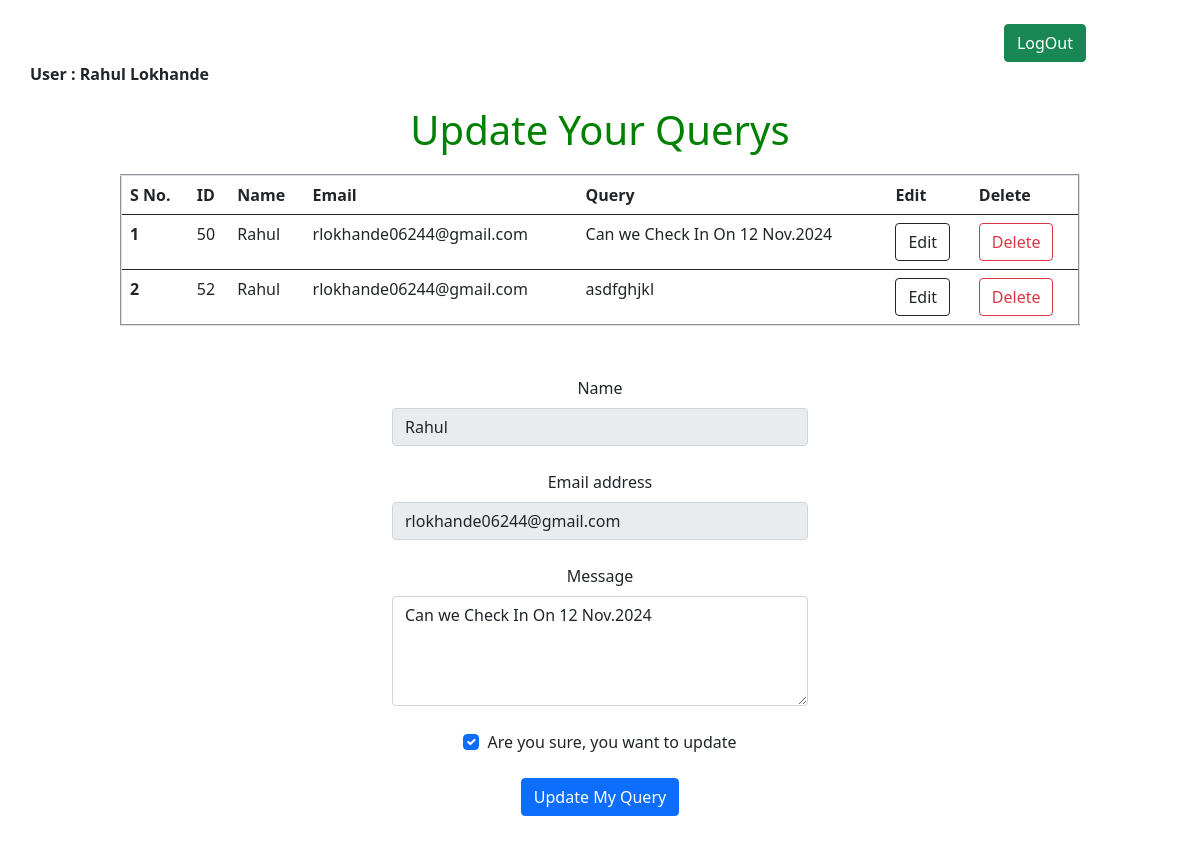
Page /edit/50 on the earlier database version.
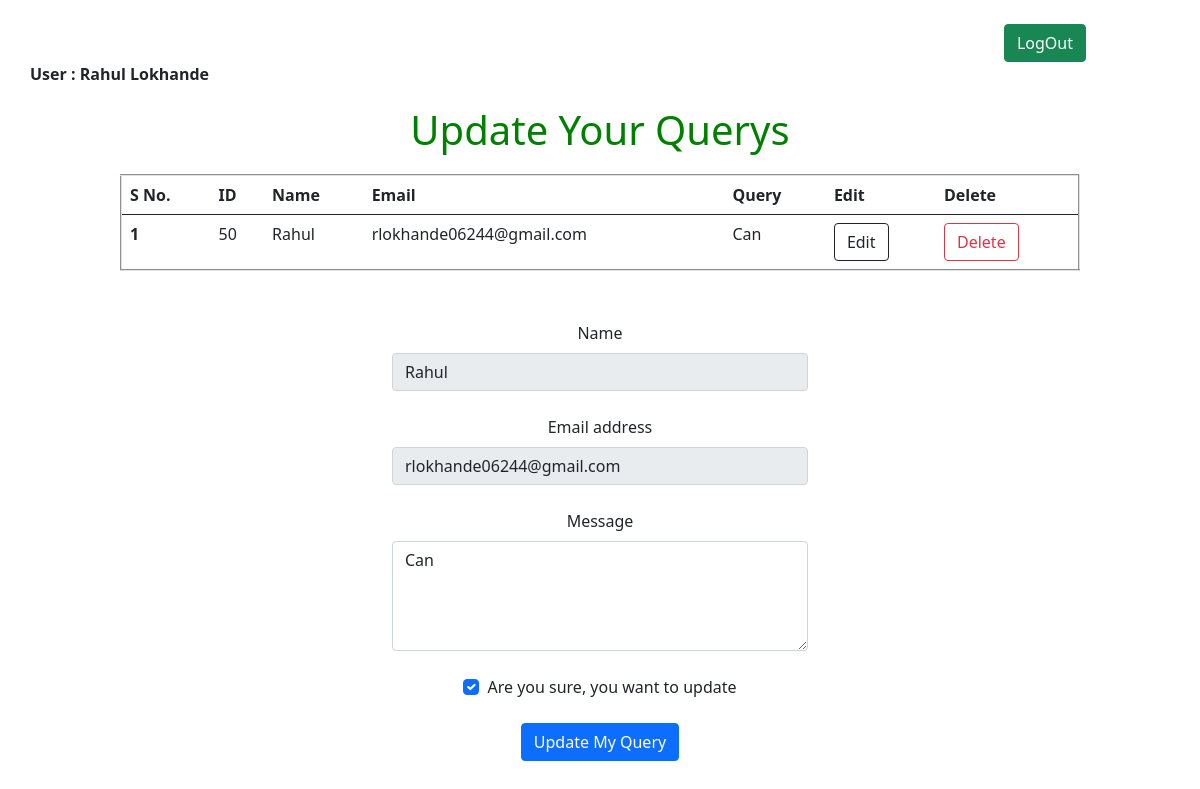
Same page on the later database version.
### app/models.py (models this page shows)
class Customers(models.Model):
    cust_name=models.CharField(max_length=50)
    cust_email=models.EmailField()
    cust_contact=models.IntegerField()
    cust_password=models.CharField(max_length=50)

class Query(models.Model):
    cust_name=models.CharField(max_length=50)
    cust_email=models.EmailField()
    cust_query=models.TextField()

### app/views.py (the view)
# urls.py: path('edit/<int:x>', views.edit, name='edit'),
def edit(request,x):
    print(x)
    querydata=Query.objects.get(id=x)
    email1=querydata.cust_email
    name1=querydata.cust_name
    query1=querydata.cust_query
    user_data=Customers.objects.get(cust_email=email1)
    my_data={
            'nm':user_data.cust_name,
            'em':user_data.cust_email,
            'con':user_data.cust_contact,
            'pas':user_data.cust_password
        }
    all_query=Query.objects.filter(cust_email=email1)
    edit_data={
        'id':x,
        'em':email1,
        'nm':name1,
        'qu':query1
    }
    return render(request, 'querys.html',{'key1':all_query,'data':my_data,'key2':edit_data})

### app/templates/querys.html (shortened to what this page needs)
<link href="https://cdn.jsdelivr.net/npm/bootstrap@5.0.2/dist/css/bootstrap.min.css" rel="stylesheet"
>
<div align="center" style="margin-top: 2%;margin-left: 75%;">
  <a href="{% url 'logout' %}"><button style="margin-right: 10px;" type="button"
      class="btn btn-success">LogOut</button></a>
</div>
<div style="margin-left: 30px;" id="user1">
  <b>User : {{data.nm}}</b>
</div>
<div style="height: 100%;">
  {% if key2 %}
  <div align="center" id="querys">
    <h1>Update Your Querys</h1>
  </div>
  <table class="table table-hover" id="table" border="2">
    <thead>
      <tr>
        <th scope="col">S No.</th>
        <th scope="col">ID</th>
        <th scope="col">Name</th>
        <th scope="col">Email</th>
        <th scope="col">Query</th>
        <th scope="col">Edit</th>
        <th scope="col">Delete</th>
      </tr>
    </thead>
    {% for i in key1 %}
    <tbody>
      <tr>
        <th scope="row">{{forloop.counter}}</th>
        <td>{{i.id}}</td>
        <td>{{i.cust_name}}</td>
        <td>{{i.cust_email}}</td>
        <td>{{i.cust_query}}</td>
        <td><a href="{% url 'edit' x=i.id %}"><button class="btn btn-outline-dark">Edit</button></a></td>
        <td><a href="{% url 'delete' x=i.id y=i.cust_email %}"><button
              class="btn btn-outline-danger">Delete</button></a></td>
      </tr>
    </tbody>
    {% endfor %}
  </table>
  <div align="center" style="margin-top: 50px;">
    <form style="width: 26rem;" action="{% url 'update' x=key2.id %}" method="post">
      <div data-mdb-input-init class="form-outline mb-4">
        <label class="form-label" for="form4Example1">Name</label>
        <input type="text" value="{{key2.nm}}" name="name" id="form4Example1" readonly class="form-control" />
      </div>
      <div data-mdb-input-init class="form-outline mb-4">
        <label class="form-label" for="form4Example2">Email address</label>
        <input type="email" name="email" value={{key2.em}} id="form4Example2" readonly class="form-control" />
      </div>
      <div data-mdb-input-init class="form-outline mb-4">
        <label class="form-label" for="form4Example3">Message</label>
        <textarea class="form-control" name="query" id="form4Example3" rows="4">{{key2.qu}}</textarea>
      </div>
      <div class="form-check d-flex justify-content-center mb-4">
        <input class="form-check-input me-2" type="checkbox" value="" id="form4Example4" checked />
        <label class="form-check-label" for="form4Example4">
          Are you sure, you want to update
        </label>
      </div>
      <button data-mdb-ripple-init class="btn btn-primary btn-block mb-4">Update My Query</button>
    </form>
  </div>
</div>
{% endif %}

### app/templates/querys.html (style rules this page uses)
#table { width: 80%; margin: auto; }
#querys { margin: 20px; color: green; }

Differences in the rows shown:
removed Query: id "52", cust_name "Rahul", cust_email "rlokhande06244@gmail.com", cust_query "asdfghjkl"
changed Query "Rahul": cust_query "Can we Check In On 12 Nov.2024" → "Can"; query "Can we Check In On 12 Nov.2024" → "Can"
